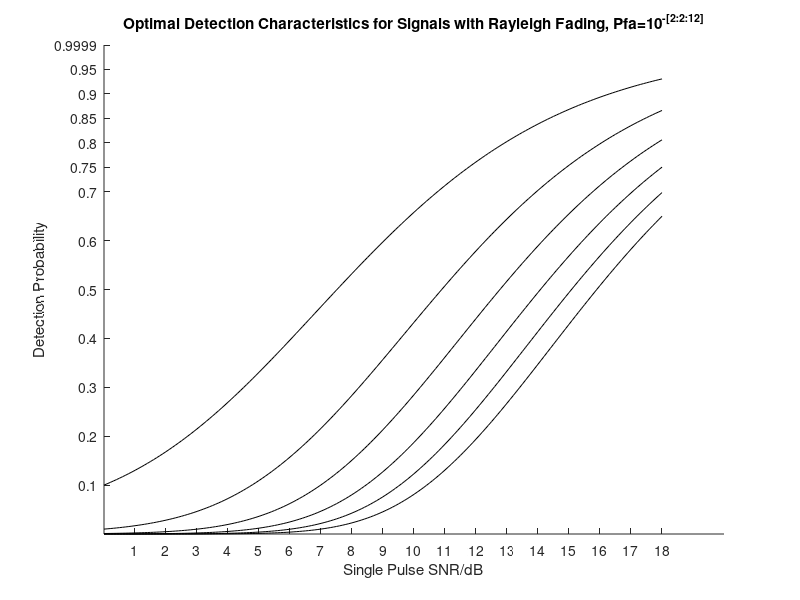

Write MATLAB code to recreate this figure.
n = 2:2:12; % False alarm probabilities
s = 0:0.1:18; % Single pulse SNR in dB
p = zeros(6, 181); % Initialize detection probability matrix
y = 10.^(-n); % Convert false alarm probabilities to linear scale
x = 10.^(0.1 * s); % Convert SNR from dB to linear scale
x = 1 ./ (1 + x); % Calculate the inverse
p = exp((log(y)).' * x); % Calculate detection probability
% Set y-axis ticks for detection probabilities
set(gca, 'ytick', [0.1 0.2 0.3 0.4 0.5 0.6 0.7 0.75 0.8 0.85 0.9 0.95 0.9999]); hold on;
% Set x-axis ticks for SNR values
set(gca, 'xtick', [1 2 3 4 5 6 7 8 9 10 11 12 13 14 15 16 17 18]);
plot(s, p, 'k'); % Plot detection probability vs. SNR
xlabel('Single Pulse SNR/dB'); % X-axis label
ylabel('Detection Probability'); % Y-axis label
title('Optimal Detection Characteristics for Signals with Rayleigh Fading, Pfa=10^-^[^2^:^2^:^1^2^]'); % Plot title